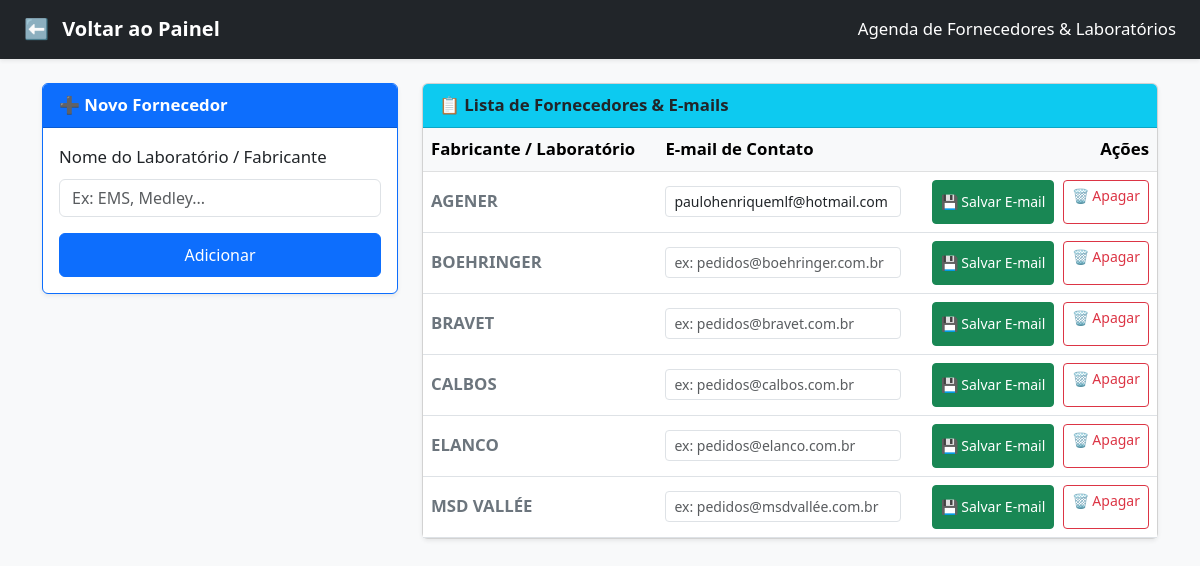
Screenshot of /admin/fornecedores (signed in) with the database file from the repository.
### app.py (models this page shows)
class Fornecedor(db.Model):
    id = db.Column(db.Integer, primary_key=True)
    nome = db.Column(db.String(100), unique=True, nullable=False)
    email = db.Column(db.String(100), nullable=True)

### app.py (the view)
@app.route('/admin/fornecedores', methods=['GET', 'POST'])
def admin_fornecedores():
    if 'usuario_id' not in session or session.get('funcao') != 'Admin': return redirect(url_for('login'))
    if request.method == 'POST':
        nome = request.form.get('nome')
        if nome:
            if not Fornecedor.query.filter_by(nome=nome).first():
                db.session.add(Fornecedor(nome=nome))
                db.session.commit()
    fornecedores = Fornecedor.query.order_by(Fornecedor.nome).all()
    return render_template('admin_fornecedores.html', fornecedores=fornecedores)

### app.py (called while the page is built, shortened)
@app.before_request
def verificar_datas_e_periodos():
    global ultima_verificacao
    if request.endpoint and 'static' in request.endpoint:
        return
    hoje = date.today()
    if ultima_verificacao == hoje:
        return

### templates/admin_fornecedores.html (shortened to what this page needs)
<!DOCTYPE html>
<html lang="pt-br">
<head>
    <link href="https://cdn.jsdelivr.net/npm/bootstrap@5.3.0/dist/css/bootstrap.min.css" rel="stylesheet">
    <link rel="stylesheet" href="{{ url_for('static', filename='style.css') }}">
</head>
<body class="bg-light">
    <nav class="navbar navbar-dark bg-dark shadow-sm mb-4">
        <div class="container-fluid px-4">
            <a class="navbar-brand" href="{{ url_for('dashboard_admin') }}">
                <span class="me-2">⬅️</span> Voltar ao Painel
            </a>
            <span class="navbar-text text-white">Agenda de Fornecedores & Laboratórios</span>
        </div>
    </nav>
    <div class="container">
        <div class="row">
            <div class="col-md-4">
                <div class="card shadow-sm mb-4 border-primary">
                    <div class="card-header bg-primary text-white fw-bold">
                        ➕ Novo Fornecedor
                    </div>
                    <div class="card-body">
                        <form method="POST" action="{{ url_for('admin_fornecedores') }}">
                            <div class="mb-3">
                                <label class="form-label">Nome do Laboratório / Fabricante</label>
                                <input type="text" class="form-control" name="nome" required placeholder="Ex: EMS, Medley...">
                            </div>
                            <div class="d-grid">
                                <button type="submit" class="btn btn-primary">Adicionar</button>
                            </div>
                        </form>
                    </div>
                </div>
            </div>
            <div class="col-md-8">
                <div class="card shadow-sm">
                    <div class="card-header bg-info text-dark fw-bold">
                        📋 Lista de Fornecedores & E-mails
                    </div>
                    <div class="card-body p-0">
                        <div class="table-responsive" style="max-height: 600px; overflow-y: auto;">
                            <table class="table table-hover align-middle mb-0">
                                <thead class="table-light sticky-top">
                                    <tr>
                                        <th>Fabricante / Laboratório</th>
                                        <th>E-mail de Contato</th>
                                        <th class="text-end">Ações</th>
                                    </tr>
                                </thead>
                                <tbody>
                                    {% for f in fornecedores %}
                                    <tr>
                                        <form method="POST" action="{{ url_for('salvar_email_fornecedor') }}">
                                            <td class="fw-bold text-secondary">
                                                {{ f.nome }}
                                            </td>
                                            <td>
                                                <input type="email" class="form-control form-control-sm" name="email"
                                                       value="{{ f.email or '' }}"
                                                       placeholder="ex: pedidos@{{ f.nome|lower|replace(' ', '') }}.com.br">
                                            </td>
                                            <td class="text-end text-nowrap">
                                                <button type="submit" class="btn btn-success btn-sm me-1" title="Salvar E-mail">
                                                    💾 Salvar E-mail
                                                </button>
                                                <a href="{{ url_for('excluir_fornecedor', id=f.id) }}"
                                   data-href="{{ url_for('excluir_fornecedor', id=f.id) }}"
                                                   class="btn btn-outline-danger btn-sm"
                                                   onclick="confirmarAcao('Tem certeza que quer apagar este fornecedor?', () => window.location.href = this.dataset.href, { titulo: '🗑️ Apagar Fornecedor' }); return false;" >
                                                    🗑️ Apagar
                                                </a>
                                            </td>
                                        </form>
                                    </tr>
                                    {% endfor %}
                                </tbody>
                            </table>
                        </div>
                    </div>
                </div>
            </div>
        </div>
    </div>
</body>
</html>

### static/style.css (style rules this page uses)
.navbar-brand { font-weight: 600; }
body { font-size: 1.05rem; line-height: 1.6; }
.btn { min-height: 44px; }

### rows the page displays
Fornecedor: nome "AGENER", email "paulohenriquemlf@hotmail.com"
Fornecedor: nome "BOEHRINGER", email "ex: pedidos@boehringer.com.br"
Fornecedor: nome "BRAVET", email "ex: pedidos@bravet.com.br"
Fornecedor: nome "CALBOS", email "ex: pedidos@calbos.com.br"
Fornecedor: nome "ELANCO", email "ex: pedidos@elanco.com.br"
Fornecedor: nome "MSD VALLÉE", email "ex: pedidos@msdvallée.com.br"
